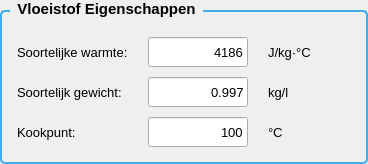
                    <widget class="QGroupBox" name="groupBox_liquidProps">
                     <property name="font">
                      <font>
                       <pointsize>11</pointsize>
                       <weight>75</weight>
                       <bold>true</bold>
                      </font>
                     </property>
                     <property name="styleSheet">
                      <string notr="true">
                                    QGroupBox {
                                      border: 2px solid #3daee9;
                                      border-radius: 5px;
                                      margin-top: 10px;
                                      padding-top: 10px;
                                    }
                                    QGroupBox::title {
                                      subcontrol-origin: margin;
                                      left: 10px;
                                      padding: 0 5px 0 5px;
                                    }
                                  </string>
                     </property>
                     <property name="title">
                      <string>Vloeistof Eigenschappen</string>
                     </property>
                     <layout class="QGridLayout" name="gridLayout_liquidProps">
                      <property name="leftMargin">
                       <number>15</number>
                      </property>
                      <property name="topMargin">
                       <number>15</number>
                      </property>
                      <property name="rightMargin">
                       <number>15</number>
                      </property>
                      <property name="bottomMargin">
                       <number>15</number>
                      </property>
                      <property name="horizontalSpacing">
                       <number>20</number>
                      </property>
                      <property name="verticalSpacing">
                       <number>10</number>
                      </property>
                      <item row="0" column="0">
                       <widget class="QLabel" name="label_heatCap">
                        <property name="font">
                         <font>
                          <pointsize>10</pointsize>
                          <weight>50</weight>
                          <bold>false</bold>
                         </font>
                        </property>
                        <property name="text">
                         <string>Soortelijke warmte:</string>
                        </property>
                       </widget>
                      </item>
                      <item row="0" column="1">
                       <widget class="QLineEdit" name="specificHeatCapacityEntry">
                        <property name="minimumSize">
                         <size>
                          <width>100</width>
                          <height>30</height>
                         </size>
                        </property>
                        <property name="maximumSize">
                         <size>
                          <width>100</width>
                          <height>30</height>
                         </size>
                        </property>
                        <property name="font">
                         <font>
                          <pointsize>10</pointsize>
                         </font>
                        </property>
                        <property name="text">
                         <string>4186</string>
                        </property>
                        <property name="alignment">
                         <set>Qt::AlignRight|Qt::AlignTrailing|Qt::AlignVCenter</set>
                        </property>
                       </widget>
                      </item>
                      <item row="0" column="2">
                       <widget class="QLabel" name="label_heatCapUnit">
                        <property name="font">
                         <font>
                          <pointsize>10</pointsize>
                         </font>
                        </property>
                        <property name="text">
                         <string>J/kg·°C</string>
                        </property>
                       </widget>
                      </item>
                      <item row="1" column="0">
                       <widget class="QLabel" name="label_weight">
                        <property name="font">
                         <font>
                          <pointsize>10</pointsize>
                          <weight>50</weight>
                          <bold>false</bold>
                         </font>
                        </property>
                        <property name="text">
                         <string>Soortelijk gewicht:</string>
                        </property>
                       </widget>
                      </item>
                      <item row="1" column="1">
                       <widget class="QLineEdit" name="specificWeightEntry">
                        <property name="minimumSize">
                         <size>
                          <width>100</width>
                          <height>30</height>
                         </size>
                        </property>
                        <property name="maximumSize">
                         <size>
                          <width>100</width>
                          <height>30</height>
                         </size>
                        </property>
                        <property name="font">
                         <font>
                          <pointsize>10</pointsize>
                         </font>
                        </property>
                        <property name="text">
                         <string>0.997</string>
                        </property>
                        <property name="alignment">
                         <set>Qt::AlignRight|Qt::AlignTrailing|Qt::AlignVCenter</set>
                        </property>
                       </widget>
                      </item>
                      <item row="1" column="2">
                       <widget class="QLabel" name="label_weightUnit">
                        <property name="font">
                         <font>
                          <pointsize>10</pointsize>
                         </font>
                        </property>
                        <property name="text">
                         <string>kg/l</string>
                        </property>
                       </widget>
                      </item>
                      <item row="2" column="0">
                       <widget class="QLabel" name="label_boiling">
                        <property name="font">
                         <font>
                          <pointsize>10</pointsize>
                          <weight>50</weight>
                          <bold>false</bold>
                         </font>
                        </property>
                        <property name="text">
                         <string>Kookpunt:</string>
                        </property>
                       </widget>
                      </item>
                      <item row="2" column="1">
                       <widget class="QLineEdit" name="boilingTempEntry">
                        <property name="minimumSize">
                         <size>
                          <width>100</width>
                          <height>30</height>
                         </size>
                        </property>
                        <property name="maximumSize">
                         <size>
                          <width>100</width>
                          <height>30</height>
                         </size>
                        </property>
                        <property name="font">
                         <font>
                          <pointsize>10</pointsize>
                         </font>
                        </property>
                        <property name="text">
                         <string>100</string>
                        </property>
                        <property name="alignment">
                         <set>Qt::AlignRight|Qt::AlignTrailing|Qt::AlignVCenter</set>
                        </property>
                       </widget>
                      </item>
                      <item row="2" column="2">
                       <widget class="QLabel" name="label_boilingUnit">
                        <property name="font">
                         <font>
                          <pointsize>10</pointsize>
                         </font>
                        </property>
                        <property name="text">
                         <string>°C</string>
                        </property>
                       </widget>
                      </item>
                      <item row="0" column="3">
                       <spacer name="horizontalSpacer_liquid">
                        <property name="orientation">
                         <enum>Qt::Horizontal</enum>
                        </property>
                        <property name="sizeHint" stdset="0">
                         <size>
                          <width>40</width>
                          <height>20</height>
                         </size>
                        </property>
                       </spacer>
                      </item>
                     </layout>
                    </widget>
